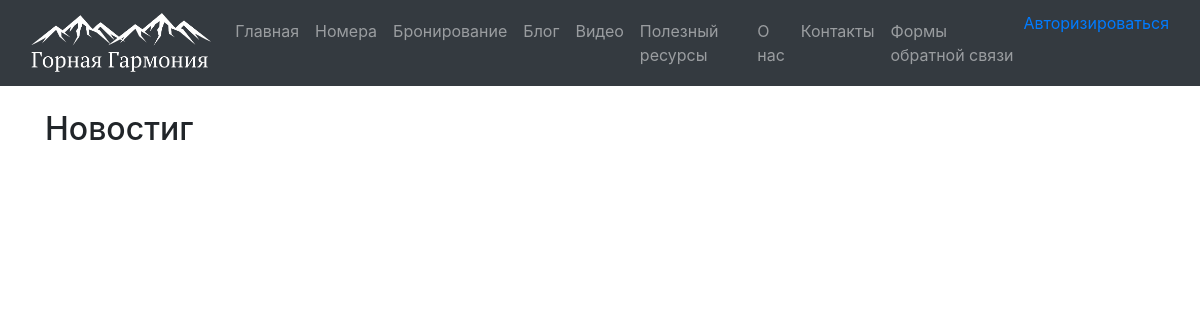
Page /blog/ on the earlier database version.
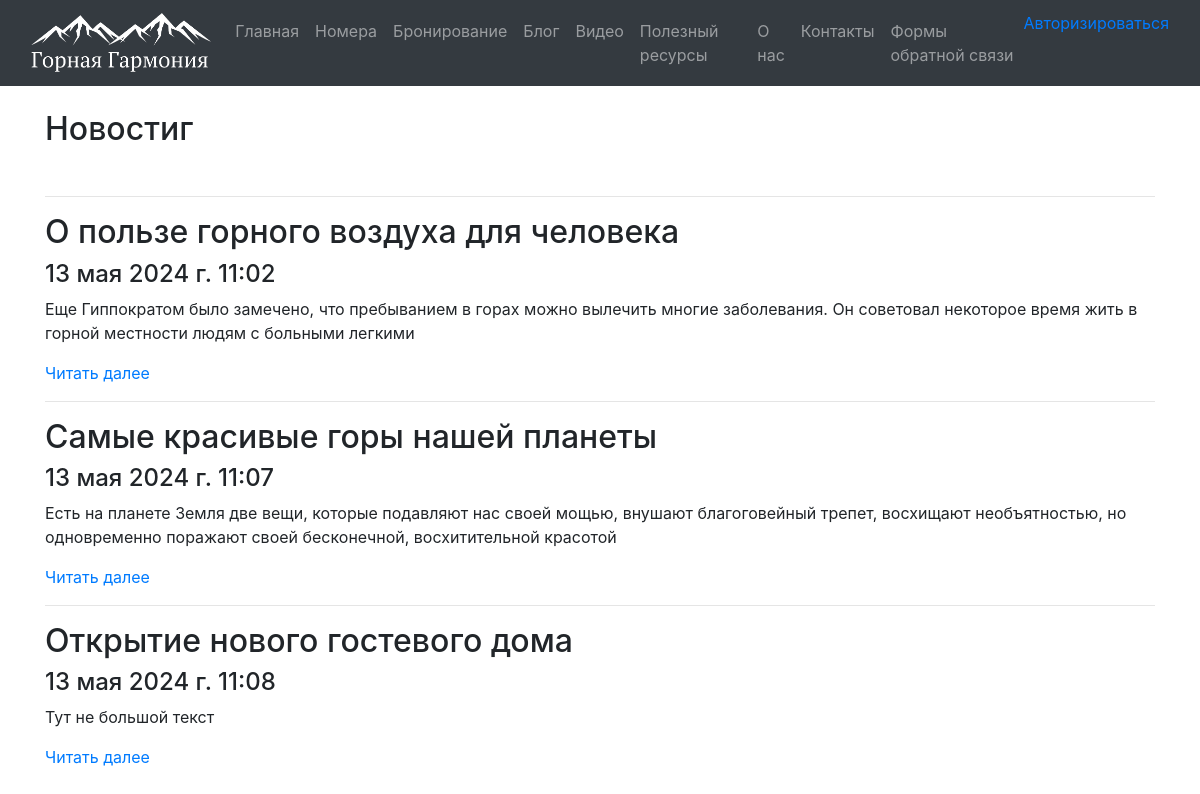
Same page on the later database version.
### app/models.py (models this page shows, shortened)
class Blog(models.Model):
    title = models.CharField(max_length = 100, unique_for_date = "posted", verbose_name = "Заголовок")
    description = models.TextField(verbose_name = "Краткое содержание")
    content = models.TextField(verbose_name = "Полное содержание")
    posted = models.DateTimeField(default = datetime.now(), db_index = True, verbose_name = "Опубликована")
    author=models.ForeignKey(User, null=True, blank=True, on_delete=models.SET_NULL, verbose_name ="Автор")
    image = models.FileField(default = 'temp.jpg', verbose_name = "Путь к картинке")

### app/views.py (the view)
# urls.py: 2. Add a URL to urlpatterns:  path('blog/', include('blog.urls'))
def blog(request):
    posts = Blog.objects.all() # запрос на выбор всех статей блога из модели
    assert isinstance(request, HttpRequest)
    return render(
        request,
        'app/blog.html',
        {
            'title':'Новостиг',
            'posts': posts, # передача списка статей в шаблон веб-страницы
            'year':datetime.now().year,
        }
    )

### app/templates/app/blog.html
<!DOCTYPE html>
{% extends 'app/layout.html' %}
{% load static %}
{% block content %}
<h2>{{ title }}</h2> <br />
{% for post in posts %}
<hr/>
<div class="">
<h2> {{post.title}} </h2>
<h4> {{post.posted}} </h4>
<p> {{post.description}} </p>
<p><a href="{% url 'blogpost' parametr=post.id %}"> Читать далее </a> </p>
</div>
{% endfor %}
{% endblock %}

Differences in the rows shown:
added Blog: title "О пользе горного воздуха для человека", posted "13 мая 2024 г. 11:02", description "Еще Гиппократом было замечено, что пребыванием в горах можно вылечить многие заболевания. Он советовал некоторое время жить в горной местности людям с больными легкими"
added Blog: title "Самые красивые горы нашей планеты", posted "13 мая 2024 г. 11:07", description "Есть на планете Земля две вещи, которые подавляют нас своей мощью, внушают благоговейный трепет, восхищают необъятностью, но одновременно поражают своей бесконечной, восхитительной красотой"
added Blog: title "Открытие нового гостевого дома", posted "13 мая 2024 г. 11:08", description "Тут не большой текст"
